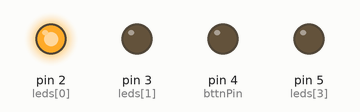
The sketch below on a simulated Arduino Uno, built with avr-gcc and run on an emulated ATmega328P. Shown: output pins drawn as LEDs (lit = HIGH).

Above: at 0.05 s.
Timing chart, 0 to 3.0 s (numbered marks = the images above):
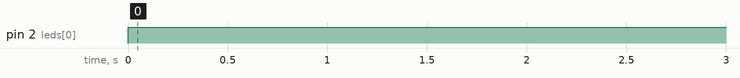

The sketch:

BinaryBttn.ino
```cpp
int bttnPin = 4;
int bttnValue = 0;
int leds[] = {2,3,4,5};
int h = 1;

void setup() {
  // put your setup code here, to run once:
  Serial.begin(9600);
  pinMode(bttnPin, INPUT);
  for(int i = 0; i < sizeof(leds); i++)
  {
    pinMode(leds[i], OUTPUT);
  }
}

void loop() {
  // put your main code here, to run repeatedly:
  bttnValue = digitalRead(bttnPin);
  dispBinary(h);
  if( bttnValue == 1 )
  {
    h++;
  }
  delay(500);
  turnLEDSoff();
}

void dispBinary( int num )
{
  int i = 0;
  while( num > 0 )
  {
    if( num % 2 == 1 )
    {
      digitalWrite(leds[i], HIGH);
    }else
    {
      digitalWrite(leds[i], LOW);
    }
    num = num/2;
    i++;
  }
}

void turnLEDSoff()
{
  for(int i = 0; i < sizeof(leds); i++)
  {
    digitalWrite(leds[i], LOW);
  }
}
```

Measured:
- by itself, pin 2 (leds[0]): LOW → HIGH at 0.00 s
